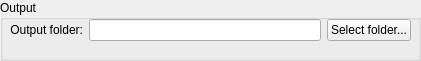
   <widget class="QGroupBox" name="outputGroupBox">
    <property name="geometry">
     <rect>
      <x>10</x>
      <y>290</y>
      <width>421</width>
      <height>61</height>
     </rect>
    </property>
    <property name="title">
     <string>Output</string>
    </property>
    <widget class="QWidget" name="gridLayoutWidget_4">
     <property name="geometry">
      <rect>
       <x>10</x>
       <y>10</y>
       <width>401</width>
       <height>41</height>
      </rect>
     </property>
     <layout class="QGridLayout" name="outputGridLayout">
      <item row="0" column="0">
       <widget class="QLabel" name="outputDirLabel">
        <property name="toolTip">
         <string>&lt;html&gt;&lt;head/&gt;&lt;body&gt;&lt;p&gt;Output folder where the output files will be created&lt;/p&gt;&lt;/body&gt;&lt;/html&gt;</string>
        </property>
        <property name="text">
         <string>Output folder:</string>
        </property>
        <property name="alignment">
         <set>Qt::AlignRight|Qt::AlignTrailing|Qt::AlignVCenter</set>
        </property>
       </widget>
      </item>
      <item row="0" column="1">
       <widget class="QLineEdit" name="outputDirLineEdit">
        <property name="toolTip">
         <string>&lt;html&gt;&lt;head/&gt;&lt;body&gt;&lt;p&gt;Output folder where the output files will be created&lt;/p&gt;&lt;/body&gt;&lt;/html&gt;</string>
        </property>
       </widget>
      </item>
      <item row="0" column="2">
       <widget class="QPushButton" name="outputDirPushButton">
        <property name="toolTip">
         <string>&lt;html&gt;&lt;head/&gt;&lt;body&gt;&lt;p&gt;Output folder where the output files will be created&lt;/p&gt;&lt;/body&gt;&lt;/html&gt;</string>
        </property>
        <property name="text">
         <string>Select folder...</string>
        </property>
       </widget>
      </item>
     </layout>
    </widget>
   </widget>
